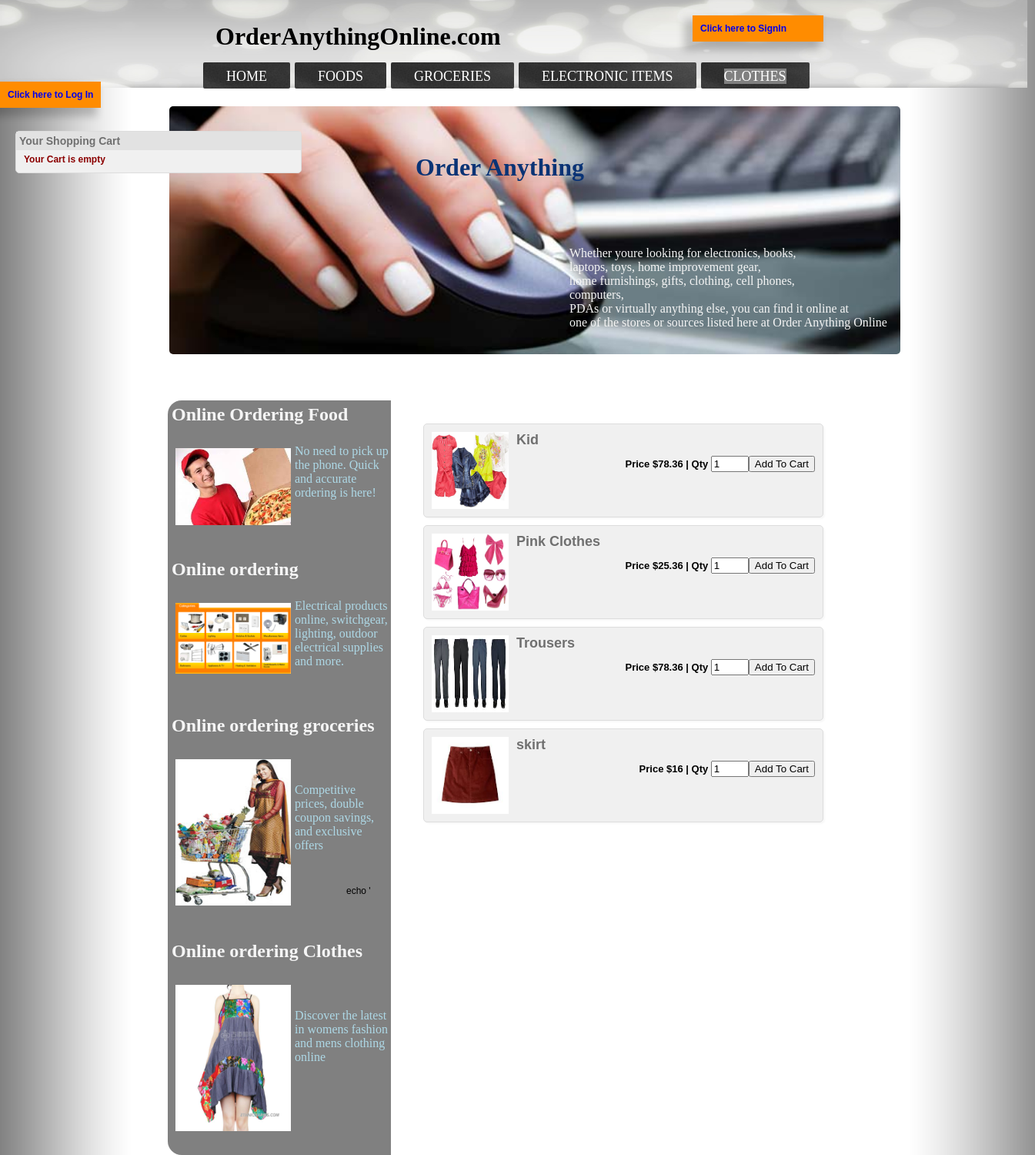
Page /cloth.php on the committed database.
### tables this page shows
CREATE TABLE IF NOT EXISTS `services` (
  `product_code` varchar(260) NOT NULL,
  `service_type` varchar(260) NOT NULL,
  `merchant_phn` int(15) NOT NULL,
  `merchant_email` varchar(45) NOT NULL,
  `product_name` varchar(25) NOT NULL,
  `product_img_name` varchar(60) NOT NULL,
  `type` varchar(25) NOT NULL,
  `date` varchar(30) NOT NULL,
  `price` double NOT NULL,
  `description` varchar(450) NOT NULL,
  `product_desc` varchar(300) NOT NULL,
  PRIMARY KEY (`product_code`)
);

### config.php (called while the page is built, shortened)
<?php
$currency = '$';
?>

### cloth.php (the view, shortened to what this page needs)
<?php
include_once("config.php");
?>
<!DOCTYPE html>
<html>
<head>
<link href="style/help.css" rel="stylesheet" type="text/css">
</head>
<body>
	<img src="images/header_overlay.png" width="1335px" height="114px"  />
	<ul class="nav">
    		<li ><a href="index.php">Home</a></li>
    		<li><a href="food.php">Foods</a></li><li><a href="grocery.php">groceries</a></li><li><a href="electric.php" >Electronic Items</a></li>
    		<li><a  style="background-color: gray;" href="cloth.php">Clothes</a></li>
    	</ul>
    	<h1 style="position:absolute;top:178px;left:540px;color:#0A3375;">Order Anything</h1>
    	<h1 style="color:black; position:absolute;top:8px;left:280px;;">OrderAnythingOnline.com</h1>
    	<div style="position:absolute;top:320px;left:740px;color:whitesmoke">
    	Whether youre looking for electronics, books,<br>laptops, toys, home improvement
    	gear,<br> home furnishings, gifts, clothing, cell phones, <br>computers,<br> PDAs or virtually anything else, you can find
    	 it online at<br> one of the stores or sources listed here at Order Anything Online
    	</div>
    	<img src="images/order_online.jpg" style="margin-left: 220px;margin-top: 20px;border-radius: 5px;" width="950px" />
	<br /><br /><br />
<div style="background-color: gray;width: 290px;height:980px;margin-left: 218px;border-top-left-radius: 18px;border-bottom-left-radius: 18px;">
		<h2 style="color: whitesmoke;padding: 5px"> Online Ordering Food</h2>
<img src="images/kolla.jpg" width="150px" style="float: left;margin-left: 5px;padding: 5px" />
	<p style="color: lightblue">
		No need to pick up the phone.
		Quick and accurate
		ordering is here!</p>
<br><br />
<h2 style="color: whitesmoke;padding: 5px"> Online ordering </h2>
<img src="images/electric.gif" width="150px" style="float: left;margin-left: 5px;padding: 5px" />
	<p style="color: lightblue">
	Electrical products online, switchgear, lighting,
 	outdoor electrical supplies and more.
 	<br /><br /><br />
 	<h2 style="color: whitesmoke;padding: 5px"> Online ordering groceries</h2>
 	<img src="images/girl.jpg" width="150px" height="190px" style="float: left;margin-left: 5px;padding: 5px" />
	<p style="color: lightblue"><br /><br />
	Competitive prices, double coupon
	savings, and exclusive offers
<br /><br /><br /><br /><br /><br />
	<h2 style="color: whitesmoke;padding: 5px"> Online ordering Clothes</h2>
 	<img src="images/hos.jpg" width="150px" height="190px" style="float: left;margin-left: 5px;padding: 5px" />
	<p style="color: lightblue"><br /><br />
	Discover the latest in womens fashion and mens clothing online
	</div>
<div id="products-wrapper">
    <div class="products" style="position: absolute;left: 550px;width: 520px;top:550px;">
    <?php
	$current_url = base64_encode($url="http://".$_SERVER['HTTP_HOST'].$_SERVER['REQUEST_URI']);
	$results = $mysqli->query("SELECT * FROM services where service_type='cloth'");
    if ($results) {
        while($obj = $results->fetch_object())
        {
			echo '<div class="product">';
            echo '<form method="post" action="cart_update.php">';
			echo '<div class="product-thumb"><a href="#"><img class="imgs" style="width:100px;height:100px" src="images/'.$obj->product_img_name.'"></a></div>';
            echo '<div class="product-content"><h3>'.$obj->product_name.'</h3>';
            echo '<div class="product-info">';
			echo 'Price '.$currency.$obj->price.' | ';
            echo 'Qty <input type="text" name="product_qty" value="1" size="3" />';
			echo '<button class="add_to_cart">Add To Cart</button>';
			echo '</div></div>';
            echo '</form>';
            echo '</div>';
        }
    }
    ?>
    </div>
<div class="shopping-cart" style="position: absolute;left: 20px;width: 350px;top:170px">
<h2>Your Shopping Cart</h2>
<?php
if(isset($_SESSION["products"]))
{
    $total = 0;
    echo '<ol>';
    foreach ($_SESSION["products"] as $cart_itm)
    {
        echo '<li class="cart-itm">';
        echo '<font style="font-size:18px"><span class="remove-itm"><a href="cart_update.php?removep='.$cart_itm["code"].'&return_url='.$current_url.'">&times;</a></span>';
        echo $cart_itm["name"].'</font>';
        echo '<div class="p-code">P code : '.$cart_itm["code"].'</div>';
        echo '<div class="p-qty">Quantity : '.$cart_itm["qty"].'</div>';
        echo '<div class="p-price">Price :<b style="font-size:15px;color:darkgreen">'.$currency.$cart_itm["price"].'</b></div>';
        echo '</li>';
        $subtotal = ($cart_itm["price"]*$cart_itm["qty"]);
        $total = ($total + $subtotal);
    }
    echo '</ol><b>';
    echo '<span class="check-out-txt"><strong>Total : <b style="color:darkgreen;font-size:20px">'.$currency.$total.'</b><br><br></strong> <a href="view_cart.php" style="background-color:yellow;padding:5px;"><b>Proceed To CheckOut</b></a></span>';
	echo '<span class="empty-cart"><a href="cart_update.php?emptycart=1&return_url='.$current_url.'" style="background-color:lightgray;text-decoration:none;">Remove all items from Cart</a></span>';
}else{
    echo '<b style="color:darkred">Your Cart is empty</b>';
}
?>
</div>
	echo '<div align="center" style="position:absolute;left:0px;top:60px;">
					<?php
						if(isset($_SESSION['view'])==1){
							echo '<br><br><br><br> <a href="logout.php" class="button">LogOut</a> </div>';
						}else{
							echo '<br><br><br><br> <a href="#loginScreen" class="button">Click here to Log In</a> </div>
									<br><br><br><br> <a href="sign_up.php" class="button" style="position:absolute;top:20px;left:900px;" >Click here to SignIn</a>
		       	 				';
						}
					?>
</body>
</html>

### style/help.css (style rules this page uses)
.nav li { list-style:none; float: left; background-color:lightgray; font-size:18px; padding:8px 30px 5px 30px; margin-left:6px; background:url(../images/sun.jpg); border-radius:2px; color: white; text-transform:uppercase; }
.nav li a { text-decoration:none; color:white; }
.nav { position:absolute; top:65px; margin-left:218px; }
#products-wrapper { width: 650px; margin-right: auto; margin-left: 450px; margin-top:-350px; font: 12px Arial, Helvetica, sans-serif; }
.products { width: 60%; float:left; margin-right: 10px; }
.product { margin-bottom: 10px; height: 100px; background: #F0F0F0; padding: 10px; border: 1px solid #DDD; border-radius: 5px; box-shadow: 2px 2px 2px #F8F8F8; }
.product .product-thumb { float: left; height: 100px; width: 100px; margin-right: 10px; }
.product .product-content { overflow:hidden; }
.product .product-content h3 { font-size: 18px; margin: 0px; padding: 0px; color: #707070; }
.product .product-info { float: right; font-size: 13px; font-weight: bold; margin-top:10px; }
.shopping-cart { width: 30%; float:left; background: #F0F0F0; padding: 10px; border: 1px solid #DDD; border-radius: 5px; }
.shopping-cart h2 { background: #E2E2E2; padding: 4px; font-size: 14px; margin: -10px -10px 5px; color: #707070; }

### cloth.php (style rules this page uses)
.button { width: 150px; padding: 10px; background-color: #FF8C00; box-shadow: -8px 8px 10px 3px rgba(0,0,0,0.2); font-weight:bold; text-decoration:none; }
body { margin: auto; padding-left: 0px; background: url("images/back2.png") ; }

### rows in the picture
services: product_img_name (picture), product_name "Kid", price "78.36"
services: product_img_name (picture), product_name "Pink Clothes", price "25.36"
services: product_img_name (picture), product_name "Trousers", price "78.36"
services: product_img_name (picture), product_name "skirt", price "16"
